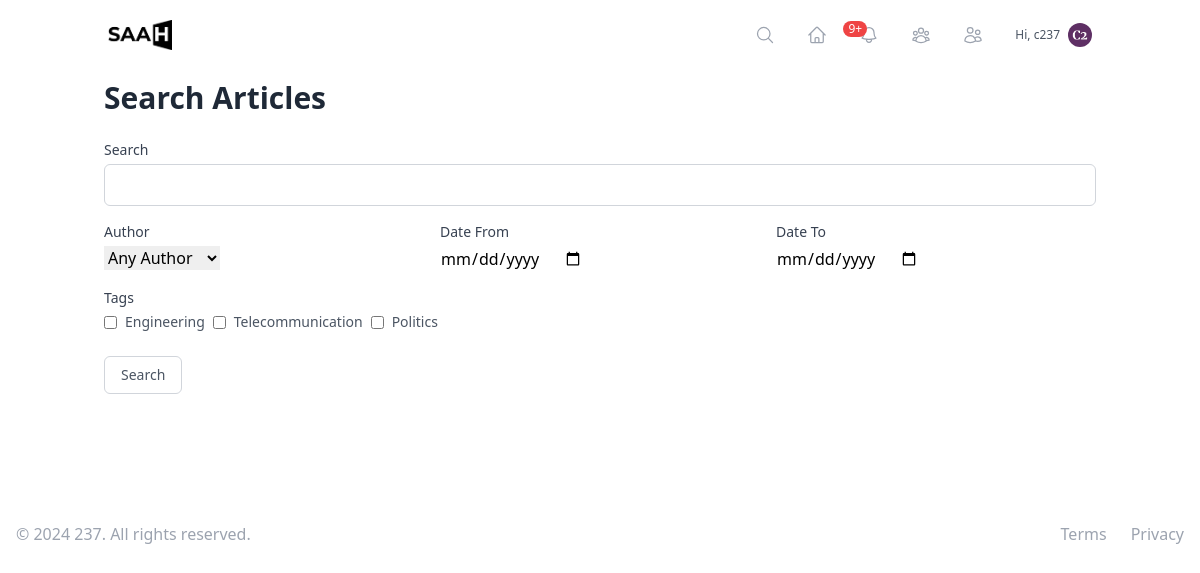
Page /search/ (signed in) on the committed database.
### users/models.py (models this page shows, shortened)
class User(AbstractUser):
    bio = models.TextField(max_length=500, blank=True)
    profile_picture = models.ImageField(upload_to='profile_pics/', blank=True, null=True)
    date_joined = models.DateTimeField(auto_now_add=True)
    location = models.CharField(max_length=100, blank=True)
    website = models.URLField(max_length=200, blank=True)
    onesignal_player_id = models.CharField(max_length=36, blank=True, null=True)
    following = models.ManyToManyField('self', symmetrical=False, related_name='followers')
    blocked_users = models.ManyToManyField('self', symmetrical=False, related_name='blocked_by')
    is_verified = models.BooleanField(default=False)
    is_premium = models.BooleanField(default=False)
    is_manual_writer = models.BooleanField(default=False)
    def get_avatar_url(self):
        return get_or_create_avatar(self)
    def unread_notifications_count(self):
        return self.notifications.filter(is_read=False).count()
    def __str__(self):
        return self.username

### search/views.py (the view, shortened to what this page needs)
# urls.py: path('', SearchView.as_view(), name='search'),
class SearchView(FormView):
    template_name = 'search/search.html'
    form_class = SearchForm
    def get(self, request, *args, **kwargs):
        form = self.get_form()
        return self.render_to_response(self.get_context_data(form=form))

### search/forms.py
class SearchForm(forms.Form):
    query = forms.CharField(required=False, label='Search')
    tags = forms.ModelMultipleChoiceField(
        queryset=Tag.objects.all(),
        required=False,
        widget=forms.CheckboxSelectMultiple
    )
    date_from = forms.DateField(required=False, widget=forms.DateInput(attrs={'type': 'date'}))
    date_to = forms.DateField(required=False, widget=forms.DateInput(attrs={'type': 'date'}))
    author = forms.ModelChoiceField(
        queryset=User.objects.filter(article__isnull=False).distinct(),
        required=False,
        empty_label="Any Author"
    )

### users/utils.py (called while the page is built)
def get_or_create_avatar(user):
    cache_key = f'user_avatar_{user.id}'
    avatar_url = cache.get(cache_key)
    if not avatar_url:
        if not user.profile_picture:
            avatar = generate_avatar(user.username)
            user.profile_picture.save(f"{user.username}_avatar.png", avatar, save=True)
        avatar_url = user.profile_picture.url
        cache.set(cache_key, avatar_url, timeout=86400)  # Cache for 24 hours
    return avatar_url

### templates/search/search.html (shortened to what this page needs)
{% extends "base.html" %}
{% load custom_filters %}
{% block content %}
<div class="container mx-auto px-4 py-8">
    <h1 class="text-3xl font-bold mb-6 text-gray-800">Search Articles</h1>
    <form method="post" class="mb-8">
        <div class="mb-4">
            <label for="{{ form.query.id_for_label }}" class="block text-sm font-medium text-gray-700 mb-1">Search</label>
            {{ form.query }}
        </div>
        <div class="grid grid-cols-1 md:grid-cols-2 lg:grid-cols-3 gap-4">
            <div>
                <label for="{{ form.author.id_for_label }}" class="block text-sm font-medium text-gray-700 mb-1">Author</label>
                {{ form.author }}
            </div>
            <div>
                <label for="{{ form.date_from.id_for_label }}" class="block text-sm font-medium text-gray-700 mb-1">Date From</label>
                {{ form.date_from }}
            </div>
            <div>
                <label for="{{ form.date_to.id_for_label }}" class="block text-sm font-medium text-gray-700 mb-1">Date To</label>
                {{ form.date_to }}
            </div>
        </div>
        <div class="mt-4">
            <label class="block text-sm font-medium text-gray-700 mb-1">Tags</label>
            <div class="flex flex-wrap gap-2">
                {% for tag in form.tags %}
                    <label class="inline-flex items-center">
                        {{ tag.tag }}
                        <span class="ml-2 text-sm text-gray-600">{{ tag.choice_label }}</span>
                    </label>
                {% endfor %}
            </div>
        </div>
        <button type="submit" class="mt-6 px-4 py-2 text-sm text-gray-600 border border-gray-300 rounded-md hover:bg-gray-100 transition duration-300">Search</button>
    </form>
</div>
{% endblock %}

### templates/base.html (shortened to what this page needs)
<!DOCTYPE html>
{% load static %}
<html lang="en">
<head>
    <script src="https://cdn.tailwindcss.com"></script>
</head>
<body class=" min-h-screen flex flex-col">
    <header class="navbar fixed top-0 left-0 w-full z-30">
        <nav class="container mx-auto flex justify-between items-center p-5">
            <div class="">
                <a href="{% url 'article_list' %}" class="">
                    <img src="{% static 'logo.png' %}" alt="SAAH" class="inline-block" style="max-height: 30px;" />
                </a>
            </div>
            {% if user.is_authenticated %}
                <div class="hidden md:flex items-center space-x-8">
                    <a href="{% url 'search' %}" class="text-gray-400 hover:text-gray-600 group relative" title="Search">
                        <svg class="w-5 h-5" fill="none" stroke="currentColor" viewBox="0 0 24 24" xmlns="http://www.w3.org/2000/svg" stroke-width="1.5">
                            <path stroke-linecap="round" stroke-linejoin="round" d="M21 21l-5.197-5.197m0 0A7.5 7.5 0 105.196 5.196a7.5 7.5 0 0010.607 10.607z" />
                        </svg>
                    </a>
                    <a href="{% url 'article_list' %}" class="text-gray-400 hover:text-gray-600 group relative" title="Home">
                    </a>
                    <a href="{% url 'notification_list' %}" class="text-gray-400 hover:text-gray-600 relative group" title="Notifications">
                        {% if user.unread_notifications_count > 0 and user.unread_notifications_count < 10 %}
                        <span class="absolute -top-1 -right-1 bg-red-500 text-white text-xs rounded-full h-3 w-3 flex items-center justify-center mx-4 py-2 px-2">
                            {{ user.unread_notifications_count }}
                        </span>
                        {% elif user.unread_notifications_count > 0 and user.unread_notifications_count >= 10 %}
                        <span class="absolute -top-1 -right-1 bg-red-500 text-white text-xs rounded-full h-3 w-3 flex items-center justify-center mx-4 py-2 px-3">
                            9+
                        </span>
                        {% endif %}
                    </a>
                    <a href="{% url 'following_list' %}" class="text-gray-400 hover:text-gray-600 group relative" title="Connections">
                    </a>
                    <a href="{% url 'followers_list' %}" class="text-gray-400 hover:text-gray-600 group relative" title="Followers">
                    </a>
                    <a href="{% url 'user_profile' user.username %}" class="flex items-center space-x-2 text-gray-600 hover:text-gray-800 group relative">
                        <span class="text-xs">Hi, {{ user.username }}</span>
                        <img src="{{ user.get_avatar_url }}" alt="{{ user.username }}" class="w-6 h-6 rounded-full">
                    </a>
                </div>
            {% endif %}
        </nav>
    </header>
    <main class="my-12">
        {% block content %}
        {% endblock %}
    </main>
    <footer class="footer bottom-0 left-0 w-full hero-foot  text-xs md:text-base z-30">
        <div class="max-w-7xl mx-auto py-2 md:py-4 px-2 md:px-4 flex flex-col md:flex-row items-center justify-between">
            <div class="flex justify-center space-x-4 md:space-x-6 order-2 md:order-2">
                <a href="#" class="text-gray-400 hover:text-gray-500">
                    Terms
                </a>
                <a href="#" class="text-gray-400 hover:text-gray-500">
                    Privacy
                </a>
            </div>
            <div class="mt-2 md:mt-0 order-1 md:order-1">
                <p class="text-center text-gray-400">&copy; 2024 237. All rights reserved.</p>
            </div>
        </div>
    </footer>
</body>
</html>

### templates/base.html (style rules this page uses)
.navbar, .footer { transition: transform 0.3s ease-in-out; }

### templates/search/search.html (style rules this page uses)
#id_query { width: 100%; padding: 0.5rem 0.75rem; border: 1px solid #d1d5db; border-radius: 0.375rem; background-color: white; }

### rows in the picture
User: username "c237", get_avatar_url (picture)
Tag: choice_label "Engineering"
Tag: choice_label "Telecommunication"
Tag: choice_label "Politics"
